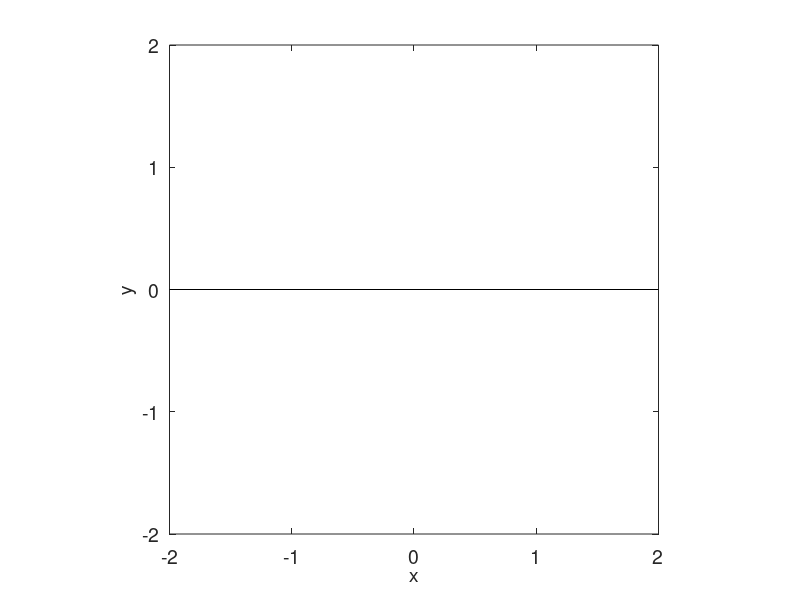

Here is the MATLAB script that generated this plot: (Note: this script raises an error after producing the figure.)
close all
clear all

%------------
% FDLIB BEMLIB
%
% draw streamlines due to a periodic array of 
% rings of of point forces
%------------


Iopt=1; % compute only the Green's function

Np = 2;
Nsum = 4;

%---
Xring=0.0;
Yring=1.0;
%---

%---
% preferences
%---

dir=2;  % radial
dir=1;  % axial

%---
figure(1)
hold on
plot([-2, 2],[0 0],'k')
set(gca,'fontsize',14)
xlabel('x','fontsize',14)
ylabel('y','fontsize',14)
axis square
axis([-2 2 -2 2])
box
%---


%---
if(dir==1)
%---

 L = 1.0; % ring separation

 Xstream =[ 0.01 0.01 0.01 0.01 ...
            0.01 0.01 0.01 0.01 ...
            0.01 0.01 ...
            0.01 0.01 0.01 0.01 ...
            0.01 0.01 0.01 0.01 ...
            0.01 0.01 0.01 0.01]';
 Ystream =[ 0.01 0.05 0.10 0.20 ...
            0.30 0.40 0.50 0.60 ...
            0.70 0.80 ...
            0.90 1.00 1.10 1.20 ...
            1.30 1.40 1.50 1.60 ...
            1.70 1.80 1.90 1.95]';
 Nstr = size(Xstream);
 Nstep = 2*128;
 Ds = 0.02;

%---
else
%---

L = 2.0; % ring separation

 Xstream = 0.5*L*[ 0.01 0.05 0.1 0.2 0.3  ...
                  0.4 ...
                  0.5 0.6 0.7 0.8 0.9 ...
                  0.1 0.2 0.3 0.4 0.5 0.6 0.7 0.8 0.9
                 ]';
 Ystream =[ 1.99 1.99 1.99 1.99 1.99 ...
            1.99 ...
            1.99 1.99 1.99 1.99 1.99 ...
            Yring Yring Yring Yring Yring Yring Yring  Yring Yring 
            ]';
 Nstr =size(Xstream);
 Nstep =2*128;
 Ds =-0.02;
%---
end
%---


%---
for istr=1:Nstr
%---

 clear Xstr Ystr

 Xstr(1) = Xstream(istr);
 Ystr(1) = Ystream(istr);

%------
for step=1:Nstep

 Xvel=Xstr(step); % starting point
 Yvel=Ystr(step);

[SXX,SXY,SYX,SYY ...
...
  ,QXXX,QXXY,QXYX,QXYY ...
  ,QYXX,QYXY,QYYX,QYYY ...
...
  ,PXX,PXY,PYX,PYY ...
  ,Iaxis] ...
...
  = sgf_ax_1p (Iopt ...
              ,Xvel,Yvel ...
              ,Xring,Yring ...
              ,L ...
              ,Nsum,Np);

 if(dir==1)
  velx=SXX;
  vely=SYX;
 else
  velx=SXY;
  vely=SYY;
 end

 Dt = Ds/sqrt(velx*velx+vely*vely);

 Xvel=Xstr(step)+velx*Dt;
 Yvel=Ystr(step)+vely*Dt;

 [SXX,SXY,SYX,SYY ...
 ...
   ,QXXX,QXXY,QXYX,QXYY ...
   ,QYXX,QYXY,QYYX,QYYY ...
 ...
   ,PXX,PXY,PYX,PYY ...
   ,Iaxis] ...
 ...
  = sgf_ax_1p (Iopt ...
              ,Xvel,Yvel ...
              ,Xring,Yring ...
              ,L ...
              ,Nsum,Np);

 if(dir==1)
  velx1=SXX;
  vely1=SYX;
 else
  velx1=SXY;
  vely1=SYY;
 end

 Xstr(step+1) = Xstr(step)+0.5*(velx+velx1)*Dt;
 Ystr(step+1) = Ystr(step)+0.5*(vely+vely1)*Dt;

 if(Xstr(step+1)>L)
  break
 end
 if(Xstr(step+1)<-L)
  break
 end
 if(Ystr(step+1)>2)
  break
 end
 if(Ystr(step+1)<-2)
  break
 end

%---
end

for irepeat=-1:2
 Xstrr = Xstr+irepeat*L;
 plot( Xstrr, Ystr,'k')
 plot( Xstrr,-Ystr,'k')
 if(dir==2)
  Xstrr = Xstr+irepeat*L;
  plot(-Xstrr, Ystr,'k')
  plot(-Xstrr,-Ystr,'k')
 end
end

%---
end
%---
plot(Xring, Yring,'ko')
plot(Xring,-Yring,'ko')

